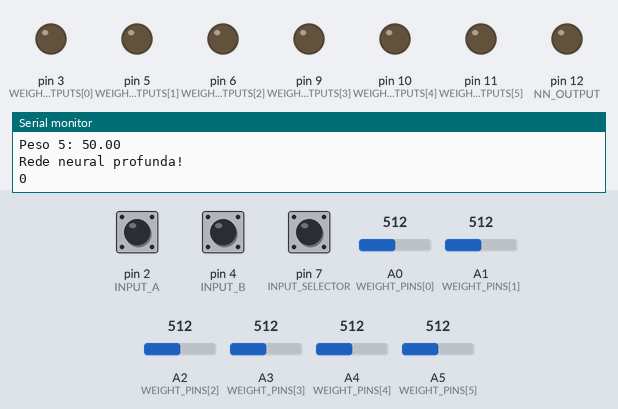
A sketch run on a simulated Arduino Uno, built with avr-gcc and run on an emulated ATmega328P. Shown: output pins drawn as LEDs (lit = HIGH), the last lines printed to the serial monitor. The inputs (shaded band) are chosen by the test bench; at power-on: pin 2 (INPUT_A) HIGH, pin 4 (INPUT_B) HIGH, pin 7 (INPUT_SELECTOR) HIGH, A0 (WEIGHT_PINS[0]) = 512, A1 (WEIGHT_PINS[1]) = 512, A2 (WEIGHT_PINS[2]) = 512, A3 (WEIGHT_PINS[3]) = 512, A4 (WEIGHT_PINS[4]) = 512, A5 (WEIGHT_PINS[5]) = 512.

Above: at 1.2 s.
1.3 s: pin 2 (INPUT_A) pulled LOW for 1 s
At 2.7 s:
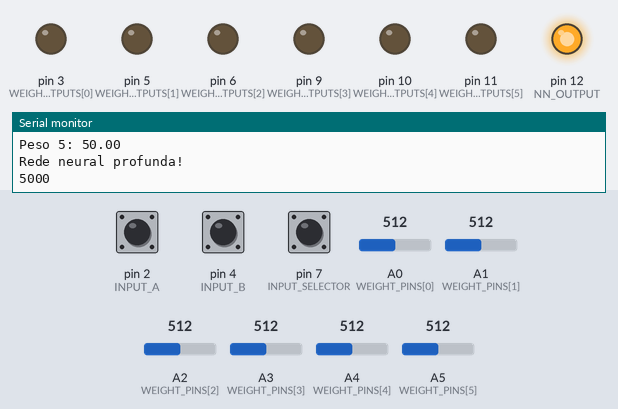
7.2 s: pin 2 (INPUT_A) pulled LOW for 3.2 s
At 11.0 s:
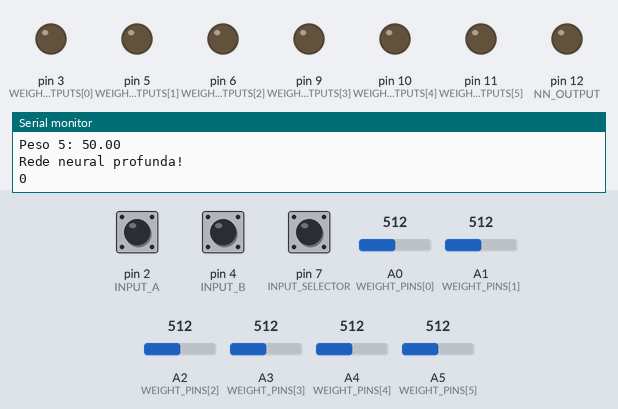
12.1 s: pin 4 (INPUT_B) pulled LOW for 3.2 s
At 13.4 s:
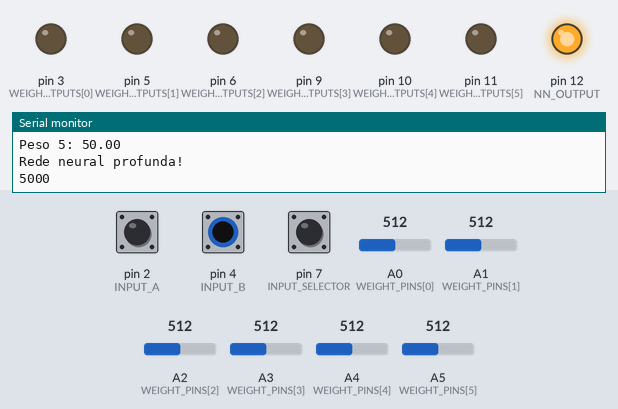
Timing chart, 0 to 17.5 s (numbered marks = the images above; inputs shaded):
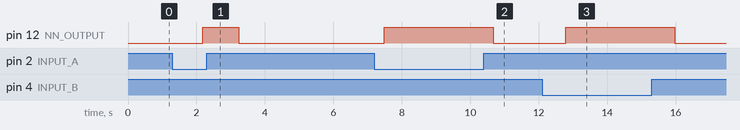

The sketch:

arduino_nn.ino
```cpp
const int DELAY_TIME = 1000; //ms
const int WEIGHT_PINS [6] = {A0, A1, A2, A3, A4, A5};
const int WEIGHT_OUTPUTS [6] = {3, 5, 6, 9, 10, 11}; //PWM
const int INPUT_A = 2;
const int INPUT_B = 4;
const int INPUT_SELECTOR = 7;
const int NN_OUTPUT = 12;
const int OUTPUT_THRESHOLD = 70;
int weightArray [6] = {0, 0, 0, 0, 0, 0};

void setup() {
  Serial.begin (9600);
  pinMode (INPUT_A, INPUT_PULLUP);
  pinMode (INPUT_B, INPUT_PULLUP);
  pinMode (INPUT_SELECTOR, INPUT_PULLUP);
  pinMode (NN_OUTPUT, OUTPUT);
  for (int index = 0; index < 6; index++)
    pinMode (WEIGHT_OUTPUTS [index], OUTPUT);
}


void loop() {
  int output = 0;
  Serial.println (!digitalRead (INPUT_A));
  Serial.println (!digitalRead (INPUT_B));

  for (int index = 0; index < 6; index++) {
    float weight = analogRead (WEIGHT_PINS [index]);
    weight = map (weight, 0, 1023, 0, 100);
    weightArray [index] = weight;
    Serial.print ("Peso ");
    Serial.print (index);
    Serial.print (": ");
    Serial.println (weight);
  }

  if (digitalRead (INPUT_SELECTOR) == LOW) {// Um neurônio
    Serial.println ("Rede neural rasa!");
    output = weightArray [0] * !digitalRead (INPUT_A) + weightArray [1] * !digitalRead (INPUT_B); // passar uma relu?
  }
  else { // Três neurônios
    Serial.println ("Rede neural profunda!");
    int firstNeuronActivation = weightArray [0] * !digitalRead (INPUT_A) + weightArray [1] * !digitalRead (INPUT_B);
    int secondNeuronActivation = weightArray [2] * !digitalRead (INPUT_A) + weightArray [3] * !digitalRead (INPUT_B);
    output = weightArray [4] * firstNeuronActivation + weightArray [5] * secondNeuronActivation;
  }
  Serial.println (output);
  (output >= OUTPUT_THRESHOLD) ? digitalWrite (NN_OUTPUT, HIGH) : digitalWrite (NN_OUTPUT, LOW);
  delay (DELAY_TIME);
}
```

Measured:
- after the input at 1.3 s, pin 12 (NN_OUTPUT): LOW → HIGH after 0.88 s, → LOW 1.1 s later
- after the input at 7.2 s, pin 12 (NN_OUTPUT): LOW → HIGH after 0.28 s, → LOW 3.2 s later
- after the input at 12.1 s, pin 12 (NN_OUTPUT): LOW → HIGH after 0.69 s, → LOW 3.2 s later
